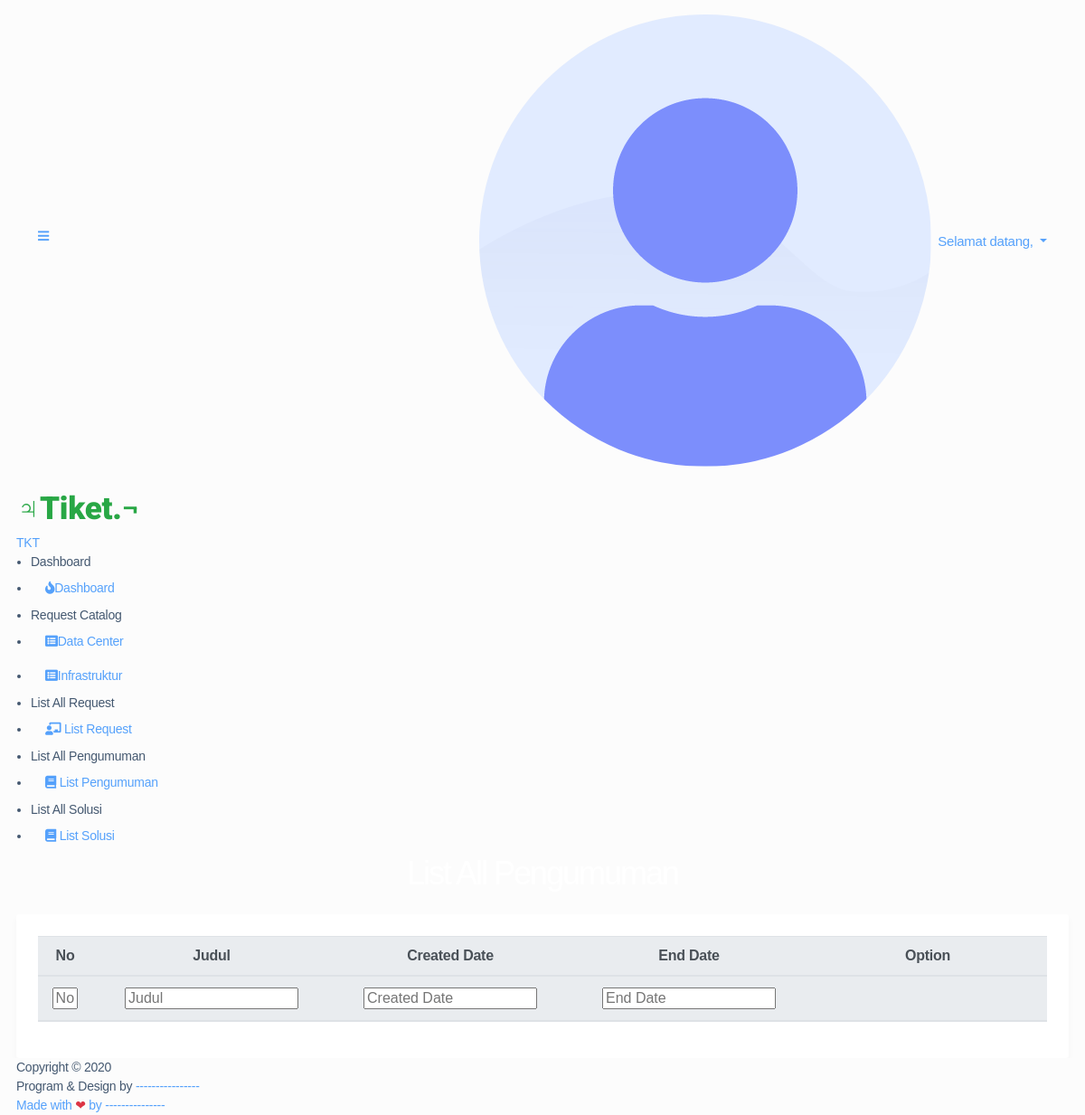
Before: /index.php/staff/list_pengumuman with the older database file.
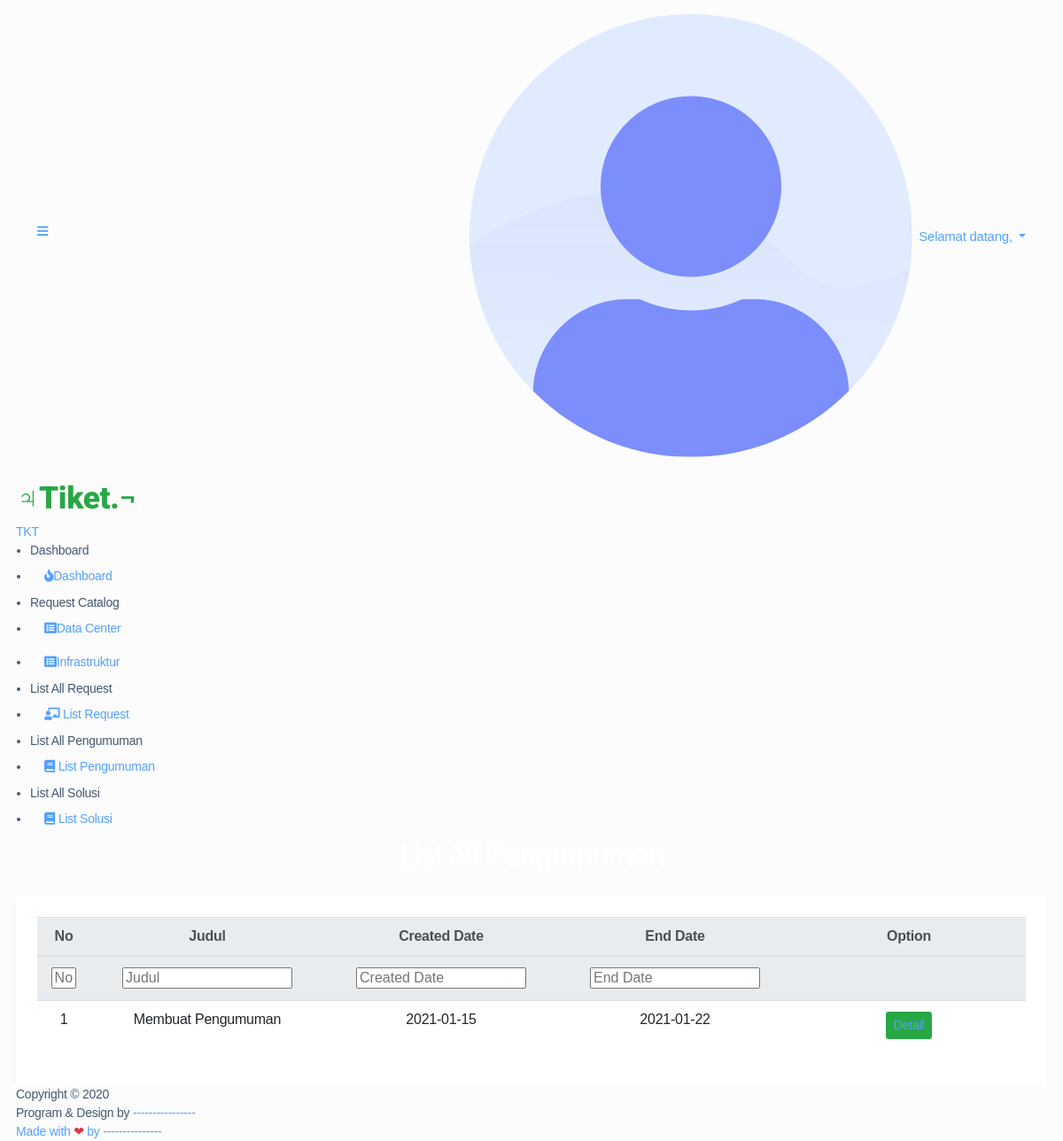
After: the same page with the newer database file.
### tables this page shows
CREATE TABLE `master_kategori` (
  `id` int(11) NOT NULL,
  `kategori` varchar(30) NOT NULL
);

CREATE TABLE `tbl_pengumuman` (
  `id` int(11) NOT NULL,
  `judul` varchar(150) NOT NULL,
  `isi` text NOT NULL,
  `start_date` date NOT NULL,
  `end_date` date NOT NULL
);

### application/controllers/Staff.php (called while the page is built, shortened)
<?php
class Staff extends CI_Controller
{
	function __construct()
	{
		$this->load->helper('url');
		$this->load->library('form_validation');
		$this->load->helper('form');
	}
	public function list_pengumuman()
	{
		$this->load->model('Mpengumuman');
		$data['level'] = $this->session->userdata('level');
		$data['nama'] = $this->session->userdata('nama');
		$data['pengumuman'] = $this->Mpengumuman->tampil_data()->result();
		$this->load->view('navbar/nav_staff', $data);
		$this->load->view('staff/list_pengumuman', $data);
	}
}

### index.php (called while the page is built, shortened)
<?php
require_once BASEPATH.'core/CodeIgniter.php';

### application/models/Mpengumuman.php (called while the page is built, shortened)
<?php
class Mpengumuman extends CI_Model
{
    public function tampil_data()
    {
        return $this->db->get('tbl_pengumuman');
    }
}

### application/views/navbar/nav_staff.php (the view, shortened to what the changed rows need)
<!DOCTYPE html>
<html lang="en">
<head>
    <link rel="stylesheet" href="https://stackpath.bootstrapcdn.com/bootstrap/4.3.1/css/bootstrap.min.css">
    <link rel="stylesheet" href="https://use.fontawesome.com/releases/v5.7.2/css/all.css">
    <link rel="stylesheet" href="https://cdnjs.cloudflare.com/ajax/libs/bootstrap-select/1.13.1/css/bootstrap-select.css" />
    <link rel="stylesheet" href="<?= base_url('assets/') ?>stisla-assets/css/style.css">
    <link rel="stylesheet" href="<?= base_url('assets/') ?>stisla-assets/css/components.css">
</head>
<body>
    <div id="app">
        <div class="main-wrapper">
            <div class="main-sidebar">
                <aside id="sidebar-wrapper">
                    <ul class="sidebar-menu">
                        <?php
                        $con = mysqli_connect("localhost", "root", "", "db_tiket");
                        $sql = "SELECT * FROM master_kategori";
                        $result = mysqli_query($con, $sql);
                        while ($dataMenu = mysqli_fetch_assoc($result)) {
                            $menu_id = $dataMenu['id'];
                            $submenu = mysqli_query($con, "SELECT * FROM `master_subkategori` WHERE id_kategori = '$menu_id'");
                            if (mysqli_num_rows($submenu) == 0) {
                                echo '<li><a href="' . $dataMenu['kategori'] . '">' . $dataMenu['kategori'] . '</a></li>';
                            } else {
                                echo '
							<li class="nav-item dropdown">
								<a href="' . $dataMenu['kategori'] . '" class="nav-link has-dropdown"> <i class="fas fa-list-alt "></i><span>' . $dataMenu['kategori'] . '</span></a>
								<ul class="dropdown-menu">';
                                echo '
								</ul>
							</li>
							';
                            }
                        }
                        ?>
                </aside>
            </div>

### application/views/staff/list_pengumuman.php (shortened to what the changed rows need)
<div class="main-content">
    <section class="section">
        <div class="section-header">
            <h1>List All Pengumuman </h1>
        </div>
        <div class="row" style="overflow: scroll">
            <div class="col-md-12">
                <div class="bg-white p-4" style="border-radius:3px;box-shadow:rgba(0, 0, 0, 0.03) 0px 4px 8px 0px">
                    <table id="example" class="table align-items-center table-flush">
                        <thead class="thead-light">
                            <tr class="text-center">
                                <th style="width: 60px;">No</th>
                                <th scope="col">Judul</th>
                                <th scope="col">Created Date</th>
                                <th scope="col">End Date</th>
                                <th scope="col">Option</th>
                            </tr>
                        </thead>
                        <tbody>
                            <?php
                              $i = 1;
                              foreach ($pengumuman as $u) {
                              ?>
                                <tr class="text-center">
                                    <td style="width: 60px;"><?php echo $i ?></td>
                                    <td><?php echo $u->judul ?></td>
                                    <td><?php echo $u->start_date ?></td>
                                    <td><?php echo $u->end_date ?></td>
                                    <td class="text-center">
                                        <a href="<?=base_url("staff/detail_pengumuman/".$u->id)?>" class="btn btn-sm btn-success">Detail</a>
                                    </td>
                                </tr>
                            <?php
                              }
                              ?>
                        </tbody>
                    </table>
                </div>
            </div>
        </div>
</div>
</div>
<?php include("footer.php") ?>
</body>
</html>

Changed rows visible on the page:
added tbl_pengumuman: judul "Membuat Pengumuman", start_date "2021-01-15", end_date "2021-01-22"
